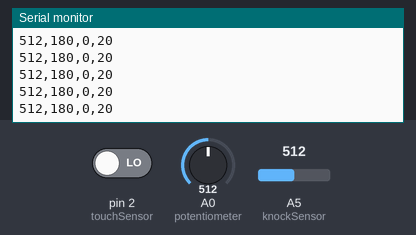
Simulated run of this sketch. Board: Arduino Uno, built with avr-gcc and run on an emulated ATmega328P. Parts: the last lines printed to the serial monitor. The inputs (shaded band) are chosen by the test bench; at power-on: A5 (knockSensor) = 512, pin 2 (touchSensor) LOW, A0 (potentiometer) = 512.

Above: at 8.7 s.
8.8 s: A5 (knockSensor) set to 985
At 8.88 s:
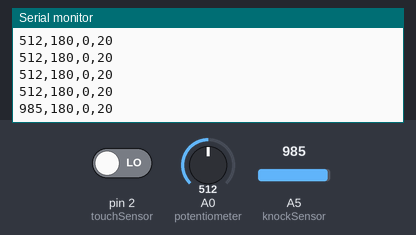
11.8 s: A5 (knockSensor) set to 1017
At 11.8 s:
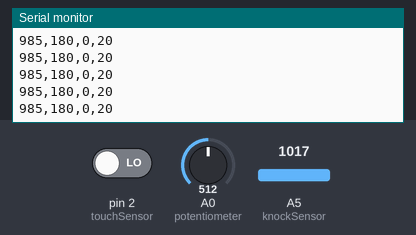
Timing chart, 0 to 14.3 s (numbered marks = the images above; inputs shaded):
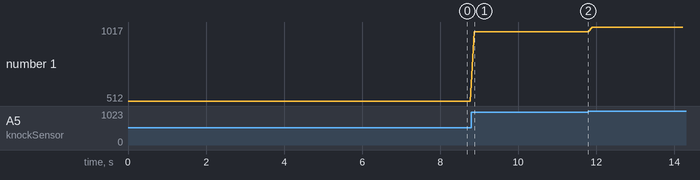

Measured:
- after the input at 8.8 s, the serial monitor: prints a new line after 0.07 s (image 1)
- plotted number 1: 512 → 985 after the input at 8.8 s, 985 → 1017 after the input at 11.8 s

The sketch:

arduinoCode.ino
```cpp
const int knockSensor = A5;
const int potentiometer = A0;
const int touchSensor = 2;
const int touchSensorHigh = 3;
const int touchSensorLow = 4;


void setup() {
  pinMode(touchSensor, INPUT);
  pinMode(touchSensorHigh, OUTPUT);
  pinMode(touchSensorLow, OUTPUT);
  digitalWrite(touchSensorHigh, HIGH);
  digitalWrite(touchSensorLow, LOW);
  Serial.begin(9600);
}

void loop() {
  int rotation = map(analogRead(potentiometer),0,1023,0,360);
  Serial.print(analogRead(knockSensor));
  Serial.print(",");
  Serial.print(rotation);
  Serial.print(",");
  Serial.print(digitalRead(touchSensor));
  Serial.print(",");
  Serial.println(20);

//  Serial.println(analogRead(knockSensor));
  delay(100);
}
```
